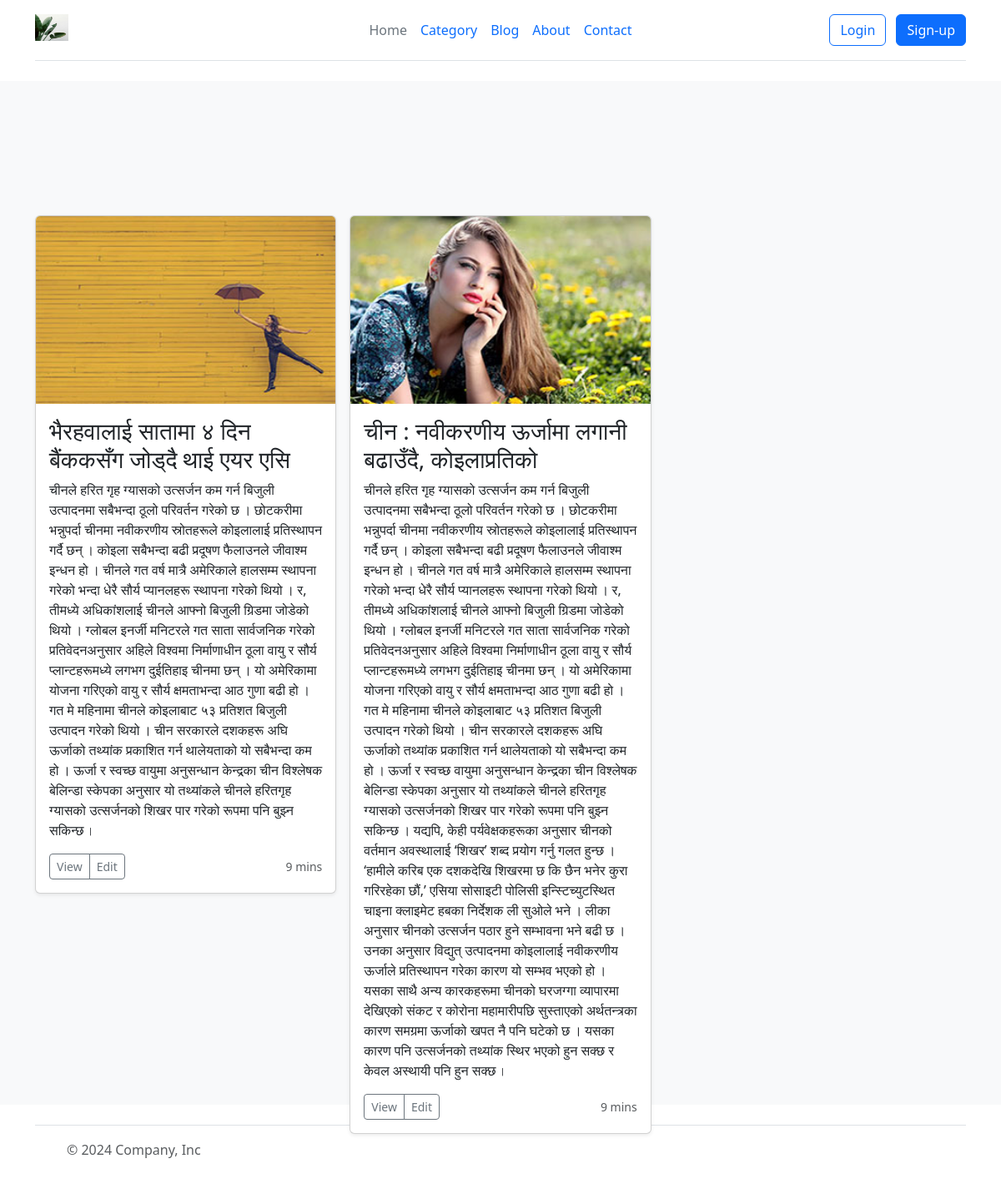
The app's page /blogs/ with its own data.
### blog/models.py (models this page shows, shortened)
class Blog(models.Model):
    title = models.CharField(max_length=50)
    description = models.TextField()
    img = models.ImageField(upload_to="blog/", blank=True,null=True )
    category = models.ForeignKey(Category,
                                 blank=True,
                                 null=True,
                                 on_delete=models.CASCADE,)
    username = models.CharField(max_length=40, null=True, blank=True)

### core/views.py (the view)
# urls.py: path('blogs/', views.BlogPage, name="blogs"),
def BlogPage(request):
    blog = Blog.objects.all()
    return render(request, "blog.html",
                  {"blog":blog})

### templates/blog.html
{% include "header.html" %}
<div class="album py-5 bg-body-tertiary">
    <div class="container">
      <div class="row row-cols-1 row-cols-sm-2 row-cols-md-3 g-3">
        {% for a in blog %}
        <div class="col">
          <div class="card shadow-sm">
            <img class="bd-placeholder-img card-img-top" width="100%" height="225" src={{a.img.url}} role="img" aria-label="Placeholder: Thumbnail" preserveAspectRatio="xMidYMid slice" focusable="false">
            <div class="card-body">
            <h3>{{a.title}}</h3>
              <p class="card-text">{{a.description}}</p>
              <div class="d-flex justify-content-between align-items-center">
                <div class="btn-group">
                  <a href={% url 'singleblog' pk=a.id %} type="button" class="btn btn-sm btn-outline-secondary">View</a>
                  <button type="button" class="btn btn-sm btn-outline-secondary">Edit</button>
                </div>
                <small class="text-body-secondary">9 mins</small>
              </div>
            </div>
          </div>
        </div>
        {% endfor %}
      </div>
    </div>
</div>
{% include "footer.html" %}

### static/css/style.css (style rules this page uses)
.card { box-shadow:2px 2px 20px rgba(0,0,0,0.3); border:none; margin-bottom:30px; }
body { background: #fff; font-family: 'PT Sans', sans-serif; }
a { color: #333; }
.card { border: 0.40rem solid #f8f9fa; top: 10%; }
.btn { padding: 0.6rem 1.2rem; background: #da5767; border: 2px solid #da5767; }

### records on screen
Blog: img (picture), title "भैरहवालाई सातामा ४ दिन बैंककसँग जोड्दै थाई एयर एसि", description "चीनले हरित गृह ग्यासको उत्सर्जन कम गर्न बिजुली उत्पादनमा सबैभन्दा ठूलो परिवर्तन गरेको छ । छोटकरीमा भन्नुपर्दा चीनमा नवीकरणीय स्रोतहरूले कोइलालाई प्रतिस्थापन गर्दै छन् । कोइला सबैभन्दा बढी प्रदूषण फैलाउनले जीवाश्म इन्धन हो । चीनले गत वर्ष मात्रै अमेरिकाले हालसम्म स्थापना गरेको भन्दा धेरै सौर्य प्यानलहरू स्थापना गरेको थियो । र, तीमध्ये अधिकांशलाई चीनले आफ्नो बिजुली ग्रिडमा जोडेको थियो । ग्लोबल इनर्जी मनिटरले गत साता सार्वजनिक गरेको प्रतिवेदनअनुसार अहिले विश्वमा निर्माणाधीन ठूला वायु र सौर्य प्लान्टहरूमध्ये लगभग दुईतिहाइ चीनमा छन् । यो अमेरिकामा योजना गरिएको वायु र सौर्य क्षमताभन्दा आठ गुणा बढी हो । गत मे महिनामा चीनले कोइलाबाट ५३ प्रतिशत बिजुली उत्पादन गरेको थियो । चीन सरकारले दशकहरू अघि…"
Blog: img (picture), title "चीन : नवीकरणीय ऊर्जामा लगानी बढाउँदै, कोइलाप्रतिको", description "चीनले हरित गृह ग्यासको उत्सर्जन कम गर्न बिजुली उत्पादनमा सबैभन्दा ठूलो परिवर्तन गरेको छ । छोटकरीमा भन्नुपर्दा चीनमा नवीकरणीय स्रोतहरूले कोइलालाई प्रतिस्थापन गर्दै छन् । कोइला सबैभन्दा बढी प्रदूषण फैलाउनले जीवाश्म इन्धन हो । चीनले गत वर्ष मात्रै अमेरिकाले हालसम्म स्थापना गरेको भन्दा धेरै सौर्य प्यानलहरू स्थापना गरेको थियो । र, तीमध्ये अधिकांशलाई चीनले आफ्नो बिजुली ग्रिडमा जोडेको थियो । ग्लोबल इनर्जी मनिटरले गत साता सार्वजनिक गरेको प्रतिवेदनअनुसार अहिले विश्वमा निर्माणाधीन ठूला वायु र सौर्य प्लान्टहरूमध्ये लगभग दुईतिहाइ चीनमा छन् । यो अमेरिकामा योजना गरिएको वायु र सौर्य क्षमताभन्दा आठ गुणा बढी हो । गत मे महिनामा चीनले कोइलाबाट ५३ प्रतिशत बिजुली उत्पादन गरेको थियो । चीन सरकारले दशकहरू अघि…"
